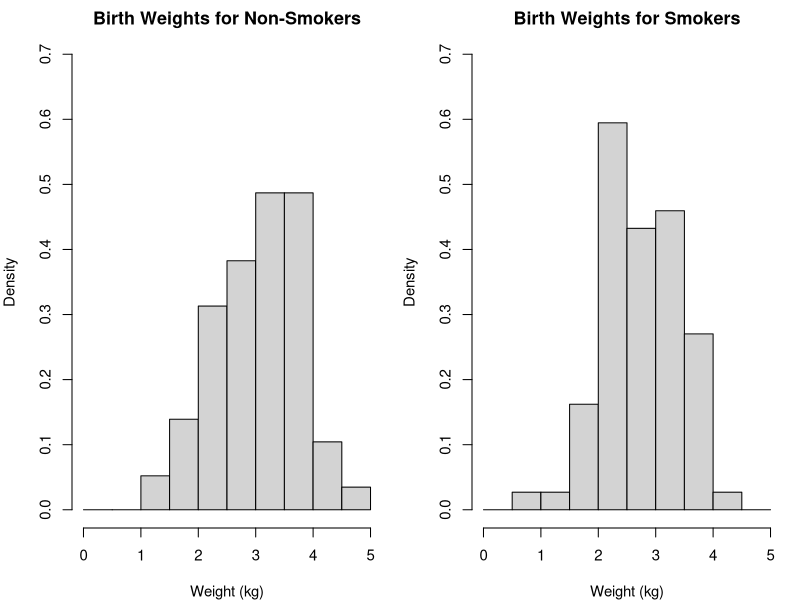
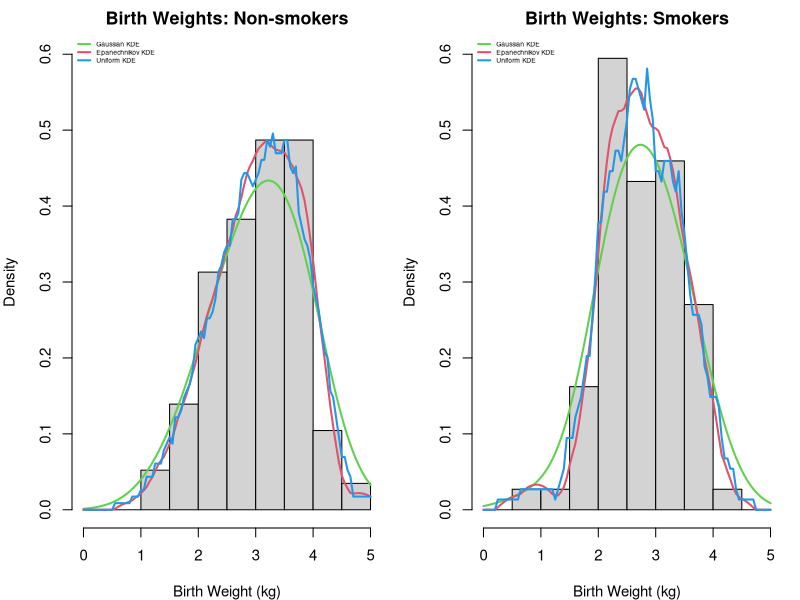
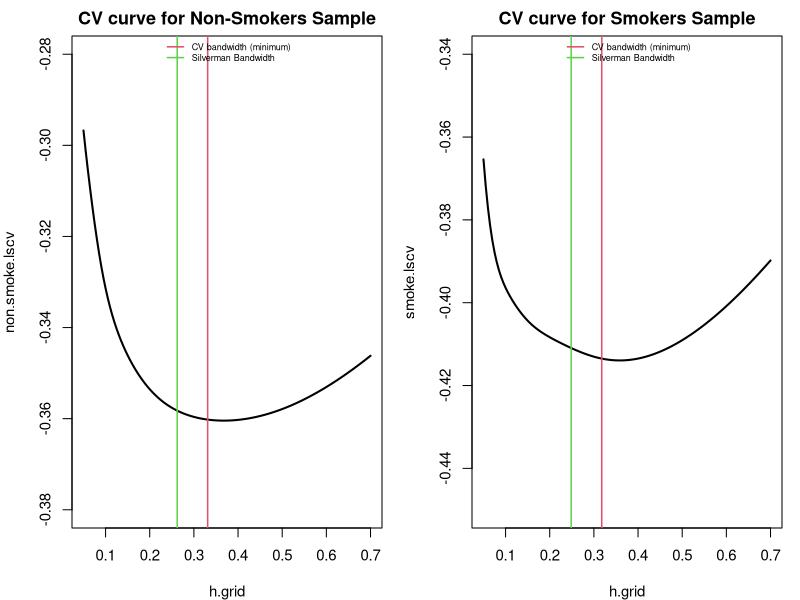
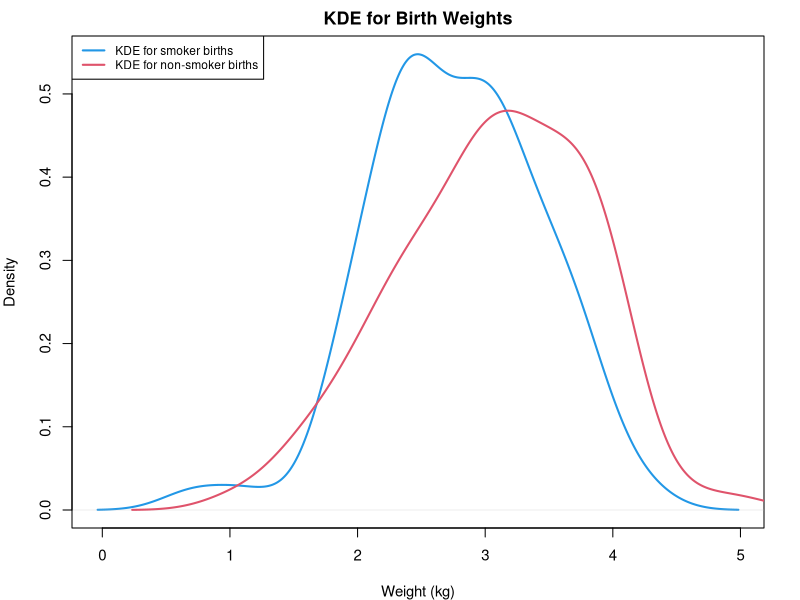

Generate these figures, in order, with R:
## ---- chunk 1
knitr::opts_chunk$set(echo = TRUE)
## ---- chunk 2
require(MASS)
data("birthwt")
dim(birthwt)
c(sum(is.na(birthwt$bwt)), sum(is.na(birthwt$smoke)))
non.smoke <- birthwt$bwt[birthwt$smoke == 0]  / 1000
smoke <- birthwt$bwt[birthwt$smoke == 1] / 1000
c( length(non.smoke), length(smoke))
summary(non.smoke)
summary(smoke) 
## ---- chunk 3
xgrid <- seq(0, 5, 0.05)
xr <- range(xgrid)
brks <- seq(xr[1], xr[2], by = 0.5)

par(mfrow=c(1,2), mar=c(4,4,2,1), cex = 0.9)
hist(non.smoke, breaks = brks, freq = FALSE, ylim = c(0, 0.7),
     xlab = "Weight (kg)", main = "Birth Weights for Non-Smokers")
hist(smoke, breaks = brks, freq = FALSE, ylim = c(0, 0.7),
     xlab = "Weight (kg)", main = "Birth Weights for Smokers")
## ---- chunk 4
est.density<- function(data, xgrid=data, h=0.5, kernel="gauss"){
  my.kernel<- switch(kernel, 
                     "gauss"= function(x){dnorm(x)},
                     "epa"=function(x){x<- 3/4*(1-x^2)*ifelse(abs(x)<=1,1,0)},
                     "uni"=function(x){x<- 1/2*ifelse(abs(x)<=1,1,0)}   
  )
  data<-na.omit(data)
  n<-length(data)
  g<-length(xgrid)
  est<-rep(0, g)
  denom<- n*h
  for (j in 1:g){
    num<- sum(my.kernel((data-xgrid[j])/h))
    est[j]<- num/denom
  }  
  return(list(xgrid=xgrid, est=est)) 
}
## ---- chunk 5

gauss.kde.non.smoke <- est.density(non.smoke, xgrid, kernel = "gauss")
epan.kde.non.smoke  <- est.density(non.smoke, xgrid, kernel = "epa")
uni.kde.non.smoke <- est.density(non.smoke, xgrid, kernel = "uni")
gauss.kde.smoke     <- est.density(smoke, xgrid, kernel = "gauss")
epan.kde.smoke      <- est.density(smoke, xgrid, kernel = "epa")
uni.kde.smoke <- est.density(smoke, xgrid, kernel = "uni")

par(mfrow = c(1,2), mar = c(4,4,2,1), cex = 0.9)

hist(non.smoke, breaks = brks, freq = FALSE,
     xlim = range(xgrid), ylim = c(0, 0.6),
     xlab = "Birth Weight (kg)", main = "Birth Weights: Non-smokers")
lines(gauss.kde.non.smoke$xgrid, gauss.kde.non.smoke$est, lwd = 2, col = 3)
lines(epan.kde.non.smoke$xgrid,  epan.kde.non.smoke$est,  lwd = 2, col = 2)
lines(uni.kde.non.smoke$xgrid, uni.kde.non.smoke$est, lwd = 2, col = 4)
legend("topleft", legend = c("Gaussian KDE", "Epanechnikov KDE", "Uniform KDE"),
       col = c(3,2,4), lwd = 2, cex = 0.45, bty = "n")

hist(smoke, breaks = brks, freq = FALSE,
     xlim = range(xgrid), ylim = c(0, 0.6),
     xlab = "Birth Weight (kg)", main = "Birth Weights: Smokers")
lines(gauss.kde.smoke$xgrid, gauss.kde.smoke$est, lwd = 2, col = 3)
lines(epan.kde.smoke$xgrid,  epan.kde.smoke$est,  lwd = 2, col = 2)
lines(uni.kde.smoke$xgrid, uni.kde.smoke$est, lwd = 2, col = 4)
legend("topleft", legend = c("Gaussian KDE", "Epanechnikov KDE", "Uniform KDE"),
       col = c(3,2,4), lwd = 2, cex = 0.45, bty = "n")
## ---- chunk 6
h.rot<- function(data){
  data<-na.omit(data)
  n<-length(data)
  sigma<-min(sd(data), IQR(data)/1.34)
  hopt<- 1.06*sigma*n^(-1/5)
  return(hopt)
}

h.sil<- function(data){
  data<-na.omit(data)
  n<-length(data)
  sigma<-min(sd(data), IQR(data)/1.34)
  hopt<- 0.9*sigma*n^(-1/5)
  return(hopt)
}
## ---- chunk 7
h.ROT.non.smoke <- h.rot(non.smoke)
h.sil.non.smoke <- h.sil(non.smoke)
c("Rule of Thumb Bandwidth" = h.ROT.non.smoke, "Silverman Bandwidth" = h.sil.non.smoke)
## ---- chunk 8

h.ROT.smoke <- h.rot(smoke)
h.sil.smoke <- h.sil(smoke)
c("Rule of Thumb Bandwidth" = h.ROT.smoke, "Silverman Bandwidth" = h.sil.smoke)
## ---- chunk 9
h.CV.non.smoke <- density(non.smoke, bw = "ucv")$bw
h.CV.non.smoke
## ---- chunk 10
require(locfit)
h.grid<-seq(0.05,0.7, by = 0.005)
h.length<-length(h.grid)
non.smoke.lscv<- rep(0, h.length)
for (j in 1:h.length){
non.smoke.lscv[j]<- lscv.exact(non.smoke,h = 2.5 * h.grid[j])[1]
}
plot(h.grid, non.smoke.lscv, ylim = c(-0.38, -0.28), type = 'l', lwd = 2,
     main = "CV curve for Non-Smokers Sample")
abline(v = h.CV.non.smoke, col = 2, lwd = 1.5)
abline(v = h.sil.non.smoke, col = 3, lwd = 1.5)
legend("top", legend = c("CV bandwidth (minimum)", "Silverman Bandwidth"),
       col = c(2,3), lwd = 1.5, bty = "n", cex = 0.6)
## ---- chunk 11
h.CV.smoke <- density(smoke, bw = "ucv")$bw
h.CV.smoke
## ---- chunk 12
smoke.lscv<- rep(0, h.length)
for (j in 1:h.length){
smoke.lscv[j]<- lscv.exact(smoke, h= 2.5 * h.grid[j])[1]
}
plot(h.grid, smoke.lscv, ylim = c(-0.45, -0.34), type = 'l', lwd = 2,
     main = "CV curve for Smokers Sample")
abline(v = h.CV.smoke, col = 2, lwd = 1.5)
abline(v = h.sil.smoke, col = 3, lwd = 1.5)
legend("top", legend = c("CV bandwidth (minimum)", "Silverman Bandwidth"),
       col = c(2,3), lwd = 1.5, bty = "n", cex = 0.6)
## ---- chunk 13
f.non.smoke <- density(non.smoke, bw = h.sil.non.smoke)
f.smoke <- density(smoke, bw = h.sil.smoke)

par(mfrow=c(1,1), mar=c(4,4,2,2), cex=0.9)
plot(f.smoke, lwd = 2, col = 4, type = 'l', main = "KDE for Birth Weights",
     xlab = "Weight (kg)")
lines(f.non.smoke, lwd = 2, col = 2)
legend("topleft", legend = c("KDE for smoker births", "KDE for non-smoker births"),
       col = c(4,2), lwd = 2, cex = 0.8)
## ---- chunk 14
my.ad  <- function(x, y, h1, h2) {
  n <- length(x) 
  m <- length(y)
  z <- c(x, y)
  range <- range(z)
  range[1] <- range[1] - 3 * max(h1, h2)
  range[2] <- range[2] + 3 * max(h1, h2)
  f1 <- density(x, from = range[1], to = range[2], bw = h1)
  f2 <- density(y, from = range[1], to = range[2], bw = h2)
  f.pool <- density(z, from = range[1], to = range[2])
  dx <- (range[2] - range[1]) / length(f1$x) 
  F.pool <- cumsum(f.pool$y) * dx
  A <- (n * m / (n + m)) * dx * sum((1 / (F.pool * (1 - F.pool)) * (f1$y - f2$y)^2))
  return(A)
}
## ---- chunk 15
my.ad(non.smoke, smoke, h.sil.non.smoke, h.sil.smoke)
## ---- chunk 16
ad.perm <- function(x, y ,h1 ,h2 ,B=10000){
  n <- length(x)
  m <- length(y)
  N <- n + m
  z <- c(x,y)
  A.obs <- my.ad(x, y, h1, h2)
  
  A.boot <- rep(0,B)
  for(b in 1:B){
    zstar <- sample(z, N, replace=FALSE)
    xstar <- zstar[1:n]
    ystar <- zstar[(n+1):(N)]
    A.boot[b]<- my.ad(xstar, ystar, h1, h2)
  }
  pval <- mean(A.boot >= A.obs)
  return(list(A.obs = A.obs, pvalue = pval))
}

ad.perm(non.smoke, smoke, h.sil.non.smoke, h.sil.smoke)
